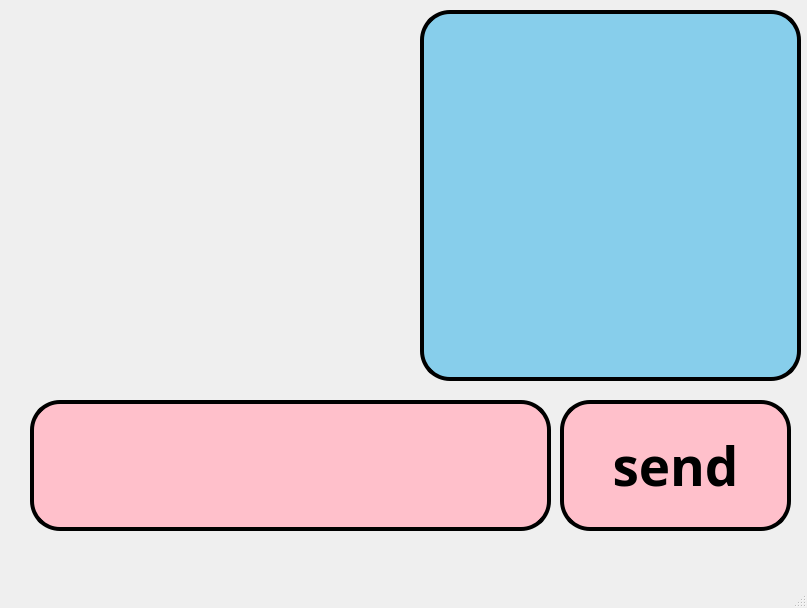
<?xml version="1.0" encoding="UTF-8"?>
<ui version="4.0">
 <class>Ui_MainWindow</class>
 <widget class="QMainWindow" name="Ui_MainWindow">
  <property name="geometry">
   <rect>
    <x>0</x>
    <y>0</y>
    <width>807</width>
    <height>608</height>
   </rect>
  </property>
  <property name="windowTitle">
   <string>MainWindow</string>
  </property>
  <widget class="QWidget" name="centralwidget">
   <widget class="QLabel" name="background">
    <property name="geometry">
     <rect>
      <x>10</x>
      <y>0</y>
      <width>801</width>
      <height>571</height>
     </rect>
    </property>
    <property name="text">
     <string/>
    </property>
    <property name="pixmap">
     <pixmap>../../../Users/USER/Desktop/캡처.PNG</pixmap>
    </property>
    <property name="scaledContents">
     <bool>true</bool>
    </property>
   </widget>
   <widget class="QPushButton" name="send">
    <property name="geometry">
     <rect>
      <x>560</x>
      <y>400</y>
      <width>231</width>
      <height>131</height>
     </rect>
    </property>
    <property name="font">
     <font>
      <family>Bauhaus 93</family>
      <pointsize>40</pointsize>
      <weight>75</weight>
      <bold>true</bold>
      <kerning>true</kerning>
     </font>
    </property>
    <property name="styleSheet">
     <string notr="true">QPushButton {
    background-color: pink;
    border-radius: 30px; /* 모서리를 둥글게 */
    padding: 4px; /* 내부 여백 */
    border: 4px solid black; /* 테두리 추가 */
}

QPushButton:hover
{
	background-color: rgb(125,125,125);
}</string>
    </property>
    <property name="text">
     <string>send</string>
    </property>
    <property name="autoDefault">
     <bool>false</bool>
    </property>
    <property name="default">
     <bool>false</bool>
    </property>
    <property name="flat">
     <bool>false</bool>
    </property>
   </widget>
   <widget class="QLineEdit" name="text">
    <property name="geometry">
     <rect>
      <x>30</x>
      <y>400</y>
      <width>521</width>
      <height>131</height>
     </rect>
    </property>
    <property name="font">
     <font>
      <family>Baskerville Old Face</family>
      <pointsize>15</pointsize>
      <weight>50</weight>
      <bold>false</bold>
     </font>
    </property>
    <property name="focusPolicy">
     <enum>Qt::StrongFocus</enum>
    </property>
    <property name="styleSheet">
     <string notr="true">QLineEdit {
    background-color: pink;
    border-radius: 30px; /* 모서리를 둥글게 */
    padding: 4px; /* 내부 여백 */
    border: 4px solid black; /* 테두리 추가 */
}

QLineEdit:hover
{
	background-color: rgb(125,125,125);
}

QLineEdit:Focus {
    background-color: pink;
    border-radius: 30px; /* 모서리를 둥글게 */
    padding: 4px; /* 내부 여백 */
    border: 4px solid black; /* 테두리 추가 */
}</string>
    </property>
    <property name="text">
     <string/>
    </property>
    <property name="frame">
     <bool>false</bool>
    </property>
    <property name="cursorPosition">
     <number>0</number>
    </property>
    <property name="readOnly">
     <bool>false</bool>
    </property>
   </widget>
   <widget class="QTextEdit" name="message">
    <property name="geometry">
     <rect>
      <x>420</x>
      <y>10</y>
      <width>381</width>
      <height>371</height>
     </rect>
    </property>
    <property name="font">
     <font>
      <family>Baskerville Old Face</family>
      <pointsize>15</pointsize>
      <weight>75</weight>
      <bold>true</bold>
     </font>
    </property>
    <property name="styleSheet">
     <string notr="true">QTextEdit {
    background-color: skyblue;
    border-radius: 30px; /* 모서리를 둥글게 */
    padding: 4px; /* 내부 여백 */
    border: 4px solid black; /* 테두리 추가 */
}</string>
    </property>
   </widget>
  </widget>
  <widget class="QMenuBar" name="menubar">
   <property name="geometry">
    <rect>
     <x>0</x>
     <y>0</y>
     <width>807</width>
     <height>21</height>
    </rect>
   </property>
  </widget>
  <widget class="QStatusBar" name="statusbar"/>
 </widget>
 <resources/>
 <connections/>
</ui>
